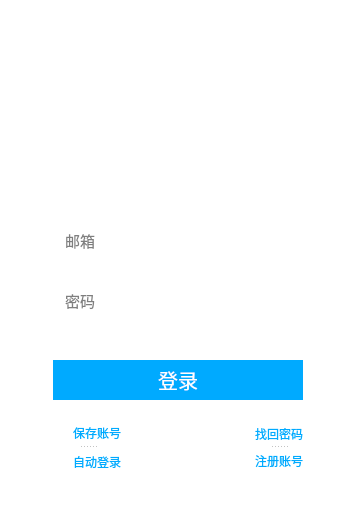
<?xml version="1.0" encoding="UTF-8"?>
<ui version="4.0">
 <class>LoginDialog</class>
 <widget class="QDialog" name="LoginDialog">
  <property name="geometry">
   <rect>
    <x>0</x>
    <y>0</y>
    <width>356</width>
    <height>512</height>
   </rect>
  </property>
  <property name="minimumSize">
   <size>
    <width>356</width>
    <height>512</height>
   </size>
  </property>
  <property name="maximumSize">
   <size>
    <width>356</width>
    <height>512</height>
   </size>
  </property>
  <property name="windowTitle">
   <string>EzLaboratory 登录</string>
  </property>
  <property name="styleSheet">
   <string notr="true">QDialog#LoginDialog {
    background: transparent;
    font-family: &quot;Microsoft YaHei UI&quot;, &quot;Segoe UI&quot;;
}

QLineEdit {
    padding-left: 10px;
    border: none;
    font-size: 15px;
    background: #FFFFFF;
}

QPushButton#loginButton,
QPushButton#registerButton,
QPushButton#VcCodeButton {
    background-color: rgb(0, 170, 255);
    border: none;
    color: rgb(255, 255, 255);
}

QPushButton#loginButton,
QPushButton#registerButton {
    font-size: 20px;
}

QPushButton#VcCodeButton {
    font-size: 15px;
}

QPushButton#loginButton:pressed,
QPushButton#registerButton:pressed,
QPushButton#VcCodeButton:pressed {
    background-color: rgb(0, 85, 255);
    color: rgb(255, 255, 255);
}

QPushButton#registerCut,
QPushButton#loginCut,
QPushButton#pushButton_3,
QPushButton#pushButton_4,
QCheckBox {
    border: none;
    color: rgb(0, 170, 255);
    background: transparent;
}

QPushButton#registerCut:hover,
QPushButton#loginCut:hover,
QPushButton#pushButton_3:hover,
QPushButton#pushButton_4:hover,
QCheckBox:hover {
    text-decoration: underline;
}

QPushButton#MinusButton,
QPushButton#CloseButton {
    border: none;
    background: transparent;
}

QPushButton#MinusButton:hover,
QPushButton#CloseButton:hover {
    background-color: #A80000;
    color: white;
}

QLabel#registerWarring {
    color: #D03030;
    font-size: 12px;
}</string>
  </property>
  <widget class="QStackedWidget" name="formStack">
   <property name="geometry">
    <rect>
     <x>0</x>
     <y>0</y>
     <width>356</width>
     <height>512</height>
    </rect>
   </property>
   <property name="currentIndex">
    <number>0</number>
   </property>
   <widget class="QWidget" name="loginLayout">
    <widget class="QWidget" name="loginOptionWidget" native="true">
     <property name="geometry">
      <rect>
       <x>53</x>
       <y>420</y>
       <width>250</width>
       <height>54</height>
      </rect>
     </property>
     <layout class="QHBoxLayout" name="loginOptionLayout">
      <property name="leftMargin">
       <number>0</number>
      </property>
      <property name="topMargin">
       <number>0</number>
      </property>
      <property name="rightMargin">
       <number>0</number>
      </property>
      <property name="bottomMargin">
       <number>0</number>
      </property>
      <item>
       <widget class="QSplitter" name="splitter_2">
        <property name="orientation">
         <enum>Qt::Orientation::Vertical</enum>
        </property>
        <widget class="QCheckBox" name="checkBox">
         <property name="text">
          <string>保存账号</string>
         </property>
        </widget>
        <widget class="QCheckBox" name="checkBox_2">
         <property name="text">
          <string>自动登录</string>
         </property>
        </widget>
       </widget>
      </item>
      <item>
       <spacer name="horizontalSpacer">
        <property name="orientation">
         <enum>Qt::Orientation::Horizontal</enum>
        </property>
        <property name="sizeHint" stdset="0">
         <size>
          <width>57</width>
          <height>19</height>
         </size>
        </property>
       </spacer>
      </item>
      <item>
       <widget class="QSplitter" name="splitter">
        <property name="orientation">
         <enum>Qt::Orientation::Vertical</enum>
        </property>
        <widget class="QPushButton" name="pushButton_3">
         <property name="maximumSize">
          <size>
           <width>80</width>
           <height>23</height>
          </size>
         </property>
         <property name="text">
          <string>找回密码</string>
         </property>
        </widget>
        <widget class="QPushButton" name="registerCut">
         <property name="maximumSize">
          <size>
           <width>80</width>
           <height>23</height>
          </size>
         </property>
         <property name="text">
          <string>注册账号</string>
         </property>
        </widget>
       </widget>
      </item>
     </layout>
    </widget>
    <widget class="QLineEdit" name="emailEdit">
     <property name="geometry">
      <rect>
       <x>53</x>
       <y>220</y>
       <width>250</width>
       <height>40</height>
      </rect>
     </property>
     <property name="placeholderText">
      <string>邮箱</string>
     </property>
    </widget>
    <widget class="QPushButton" name="loginButton">
     <property name="geometry">
      <rect>
       <x>53</x>
       <y>360</y>
       <width>250</width>
       <height>40</height>
      </rect>
     </property>
     <property name="text">
      <string>登录</string>
     </property>
    </widget>
    <widget class="QLineEdit" name="passwordEdit">
     <property name="geometry">
      <rect>
       <x>53</x>
       <y>280</y>
       <width>250</width>
       <height>40</height>
      </rect>
     </property>
     <property name="placeholderText">
      <string>密码</string>
     </property>
    </widget>
    <widget class="QLabel" name="headPortrait">
     <property name="geometry">
      <rect>
       <x>128</x>
       <y>70</y>
       <width>100</width>
       <height>100</height>
      </rect>
     </property>
     <property name="text">
      <string/>
     </property>
     <property name="scaledContents">
      <bool>true</bool>
     </property>
    </widget>
    <widget class="QLabel" name="emailWarring">
     <property name="geometry">
      <rect>
       <x>53</x>
       <y>260</y>
       <width>250</width>
       <height>41</height>
      </rect>
     </property>
     <property name="text">
      <string/>
     </property>
     <property name="scaledContents">
      <bool>true</bool>
     </property>
    </widget>
    <widget class="QLabel" name="passwordWarring">
     <property name="geometry">
      <rect>
       <x>53</x>
       <y>320</y>
       <width>195</width>
       <height>41</height>
      </rect>
     </property>
     <property name="text">
      <string/>
     </property>
     <property name="scaledContents">
      <bool>true</bool>
     </property>
    </widget>
   </widget>
   <widget class="QWidget" name="registerLayout">
    <widget class="QWidget" name="registerOptionWidget" native="true">
     <property name="geometry">
      <rect>
       <x>53</x>
       <y>440</y>
       <width>250</width>
       <height>37</height>
      </rect>
     </property>
     <layout class="QHBoxLayout" name="registerOptionLayout">
      <property name="leftMargin">
       <number>0</number>
      </property>
      <property name="topMargin">
       <number>0</number>
      </property>
      <property name="rightMargin">
       <number>0</number>
      </property>
      <property name="bottomMargin">
       <number>0</number>
      </property>
      <item>
       <widget class="QPushButton" name="loginCut">
        <property name="maximumSize">
         <size>
          <width>80</width>
          <height>23</height>
         </size>
        </property>
        <property name="text">
         <string>登录账号</string>
        </property>
       </widget>
      </item>
      <item>
       <spacer name="horizontalSpacer_2">
        <property name="orientation">
         <enum>Qt::Orientation::Horizontal</enum>
        </property>
        <property name="sizeHint" stdset="0">
         <size>
          <width>57</width>
          <height>19</height>
         </size>
        </property>
       </spacer>
      </item>
      <item>
       <widget class="QPushButton" name="pushButton_4">
        <property name="maximumSize">
         <size>
          <width>80</width>
          <height>23</height>
         </size>
        </property>
        <property name="text">
         <string>找回密码</string>
        </property>
       </widget>
      </item>
     </layout>
    </widget>
    <widget class="QLineEdit" name="usernameEdit">
     <property name="geometry">
      <rect>
       <x>53</x>
       <y>200</y>
       <width>250</width>
       <height>40</height>
      </rect>
     </property>
     <property name="placeholderText">
      <string>昵称</string>
     </property>
    </widget>
    <widget class="QLineEdit" name="emailEdit_2">
     <property name="geometry">
      <rect>
       <x>53</x>
       <y>250</y>
       <width>250</width>
       <height>40</height>
      </rect>
     </property>
     <property name="placeholderText">
      <string>邮箱</string>
     </property>
    </widget>
    <widget class="QPushButton" name="registerButton">
     <property name="geometry">
      <rect>
       <x>53</x>
       <y>400</y>
       <width>250</width>
       <height>40</height>
      </rect>
     </property>
     <property name="text">
      <string>注册</string>
     </property>
    </widget>
    <widget class="QLineEdit" name="passwordEdit_2">
     <property name="geometry">
      <rect>
       <x>53</x>
       <y>300</y>
       <width>250</width>
       <height>40</height>
      </rect>
     </property>
     <property name="placeholderText">
      <string>密码</string>
     </property>
    </widget>
    <widget class="QLabel" name="headPortrait_2">
     <property name="geometry">
      <rect>
       <x>128</x>
       <y>70</y>
       <width>100</width>
       <height>100</height>
      </rect>
     </property>
     <property name="text">
      <string/>
     </property>
     <property name="scaledContents">
      <bool>true</bool>
     </property>
    </widget>
    <widget class="QLineEdit" name="VcCodeEdit">
     <property name="geometry">
      <rect>
       <x>53</x>
       <y>350</y>
       <width>161</width>
       <height>40</height>
      </rect>
     </property>
     <property name="placeholderText">
      <string>验证码</string>
     </property>
    </widget>
    <widget class="QPushButton" name="VcCodeButton">
     <property name="geometry">
      <rect>
       <x>225</x>
       <y>355</y>
       <width>71</width>
       <height>30</height>
      </rect>
     </property>
     <property name="text">
      <string>发送</string>
     </property>
    </widget>
    <widget class="QLabel" name="registerWarring">
     <property name="geometry">
      <rect>
       <x>53</x>
       <y>380</y>
       <width>250</width>
       <height>18</height>
      </rect>
     </property>
     <property name="text">
      <string>请补全注册信息后继续</string>
     </property>
    </widget>
   </widget>
  </widget>
  <widget class="QPushButton" name="MinusButton">
   <property name="geometry">
    <rect>
     <x>280</x>
     <y>10</y>
     <width>30</width>
     <height>30</height>
    </rect>
   </property>
   <property name="text">
    <string/>
   </property>
   <property name="icon">
    <iconset resource="../../resources/Login.qrc">
     <normaloff>:/Login/images/login/minus.png</normaloff>:/Login/images/login/minus.png</iconset>
   </property>
   <property name="iconSize">
    <size>
     <width>28</width>
     <height>28</height>
    </size>
   </property>
  </widget>
  <widget class="QPushButton" name="CloseButton">
   <property name="geometry">
    <rect>
     <x>320</x>
     <y>10</y>
     <width>30</width>
     <height>30</height>
    </rect>
   </property>
   <property name="minimumSize">
    <size>
     <width>30</width>
     <height>30</height>
    </size>
   </property>
   <property name="maximumSize">
    <size>
     <width>30</width>
     <height>30</height>
    </size>
   </property>
   <property name="text">
    <string/>
   </property>
   <property name="icon">
    <iconset resource="../../resources/Login.qrc">
     <normaloff>:/Login/images/login/close.png</normaloff>:/Login/images/login/close.png</iconset>
   </property>
   <property name="iconSize">
    <size>
     <width>28</width>
     <height>28</height>
    </size>
   </property>
  </widget>
  <zorder>formStack</zorder>
  <zorder>MinusButton</zorder>
  <zorder>CloseButton</zorder>
 </widget>
 <resources>
  <include location="../../resources/Login.qrc"/>
 </resources>
 <connections/>
</ui>
